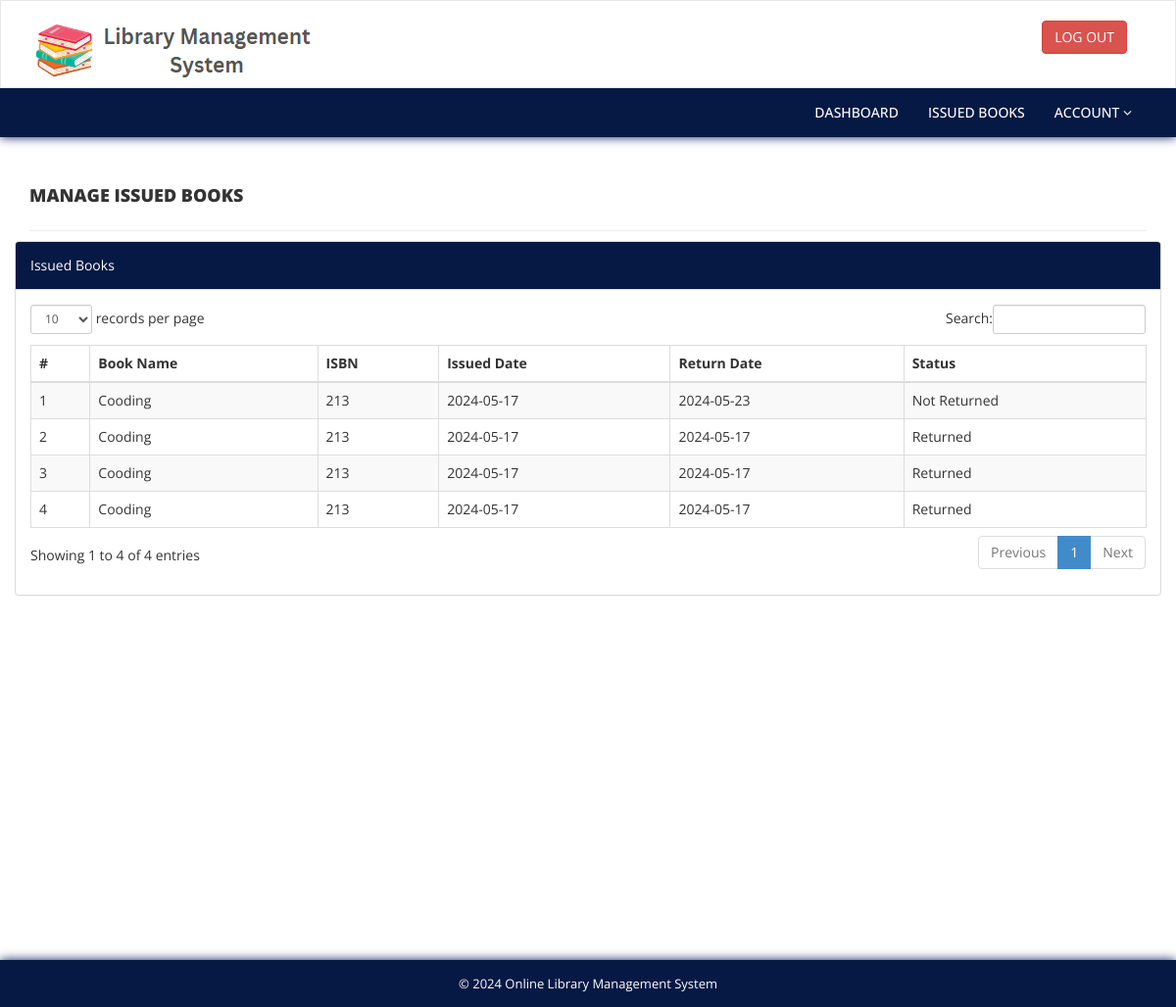
Page /issued-books.php (signed in) on the earlier database version.
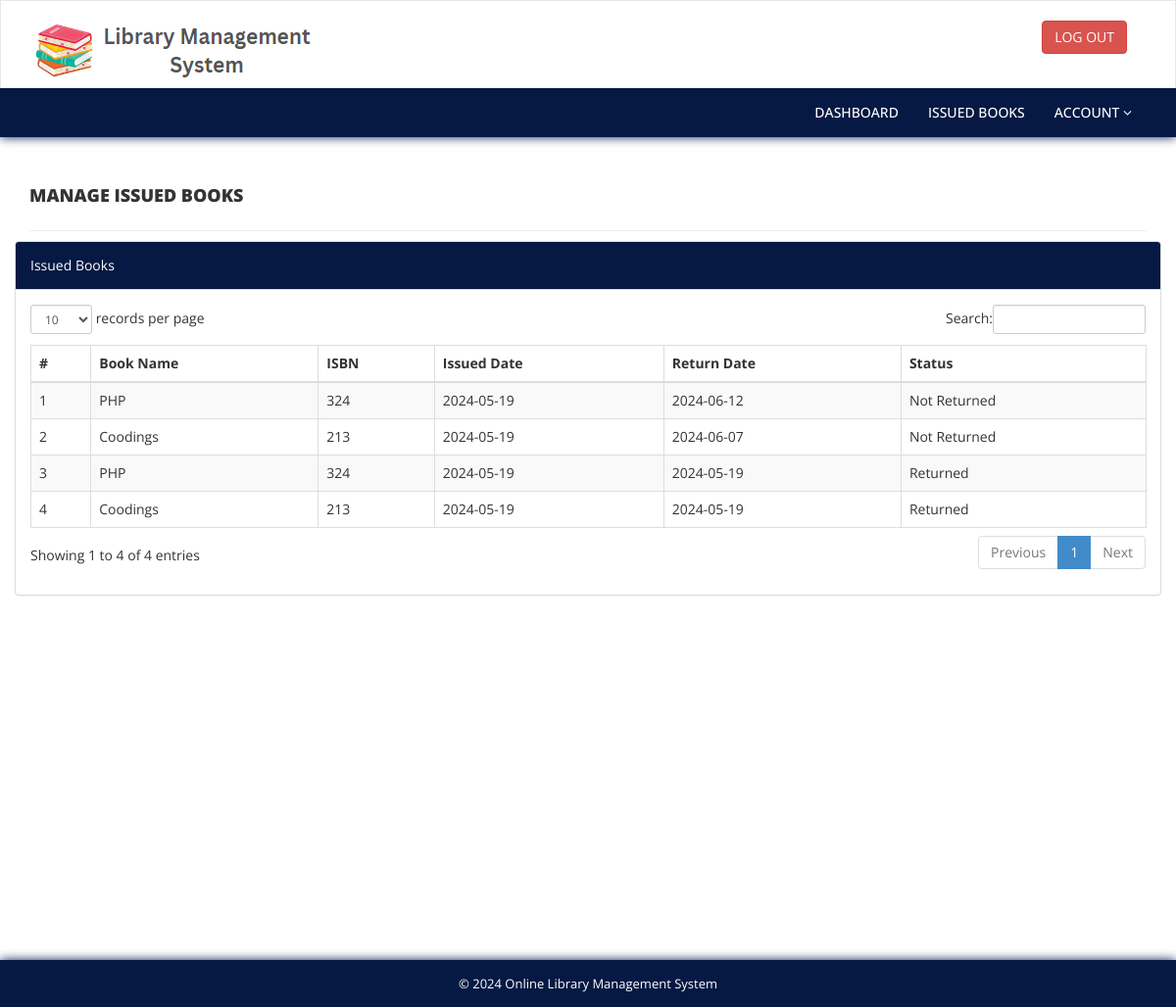
Same page on the later database version.
### tables this page shows
CREATE TABLE `tblissuedbookdetails` (
  `id` int(11) NOT NULL,
  `BookId` int(11) DEFAULT NULL,
  `StudentID` varchar(150) DEFAULT NULL,
  `IssuesDate` timestamp NULL DEFAULT current_timestamp(),
  `ReturnDate` timestamp NULL DEFAULT NULL ON UPDATE current_timestamp(),
  `ReturnStatus` int(1) DEFAULT NULL
);

CREATE TABLE `tblbooks` (
  `id` int(11) NOT NULL,
  `BookName` varchar(255) DEFAULT NULL,
  `CatId` int(11) DEFAULT NULL,
  `AuthorId` int(11) DEFAULT NULL,
  `ISBNNumber` int(11) DEFAULT NULL,
  `RegDate` timestamp NULL DEFAULT current_timestamp(),
  `UpdationDate` timestamp NULL DEFAULT NULL ON UPDATE current_timestamp()
);

### issued-books.php (the view, shortened to what this page needs)
<?php
include('includes/config.php');
if (strlen($_SESSION['login']) == 0) {
    header('location:index.php');
} else {
?>
    <!DOCTYPE html>
    <html xmlns="http://www.w3.org/1999/xhtml">
    <head>
        <link href="assets/css/bootstrap.css" rel="stylesheet" />
        <link href="assets/css/font-awesome.css" rel="stylesheet" />
        <link href="assets/js/dataTables/dataTables.bootstrap.css" rel="stylesheet" />
        <link href="assets/css/style.css" rel="stylesheet" />
    </head>
    <body>
        <?php include('includes/header.php'); ?>
        <div class="content-wrapper">
            <div class="container">
                <div class="row pad-botm">
                    <div class="col-md-12">
                        <h4 class="header-line">Manage Issued Books</h4>
                    </div>
                    <div class="row">
                        <div class="col-md-12">
                            <div class="panel panel-default">
                                <div class="panel-heading">
                                    Issued Books
                                </div>
                                <div class="panel-body">
                                    <div class="table-responsive">
                                        <table class="table table-striped table-bordered table-hover" id="dataTables-example">
                                            <thead>
                                                <tr>
                                                    <th>#</th>
                                                    <th>Book Name</th>
                                                    <th>ISBN </th>
                                                    <th>Issued Date</th>
                                                    <th>Return Date</th>
                                                    <th>Status</th>
                                                </tr>
                                            </thead>
                                            <tbody>
                                                <?php
                                                $sid = $_SESSION['stdid'];
                                                $sql = "SELECT tblbooks.BookName,tblbooks.ISBNNumber,tblissuedbookdetails.IssuesDate,tblissuedbookdetails.ReturnStatus,tblissuedbookdetails.ReturnDate,tblissuedbookdetails.id as rid from  tblissuedbookdetails join tblstudents on tblstudents.StudentId=tblissuedbookdetails.StudentId join tblbooks on tblbooks.id=tblissuedbookdetails.BookId where tblstudents.StudentId=:sid order by tblissuedbookdetails.id desc";
                                                $query = $dbh->prepare($sql);
                                                $query->bindParam(':sid', $sid, PDO::PARAM_STR);
                                                $query->execute();
                                                $results = $query->fetchAll(PDO::FETCH_OBJ);
                                                $cnt = 1;
                                                if ($query->rowCount() > 0) {
                                                    foreach ($results as $result) {               ?>
                                                        <tr class="odd gradeX">
                                                            <td class="center"><?php echo htmlentities($cnt); ?></td>
                                                            <td class="center"><?php echo htmlentities($result->BookName); ?></td>
                                                            <td class="center"><?php echo htmlentities($result->ISBNNumber); ?></td>
                                                            <td class="center"><?php echo date('Y-m-d', strtotime($result->IssuesDate)); ?></td>
                                                            <td class="center"><?php echo date('Y-m-d', strtotime($result->ReturnDate)); ?></td>
                                                            <td class="center"><?php echo htmlentities($result->ReturnStatus == 0 ? "Not Returned" : "Returned"); ?></td>
                                                        </tr>
                                                <?php $cnt = $cnt + 1;
                                                    }
                                                } ?>
                                            </tbody>
                                        </table>
                                    </div>
                                </div>
                            </div>
                        </div>
                    </div>
                </div>
            </div>
        </div>
        <?php include('includes/footer.php'); ?>
    </body>
    </html>
<?php } ?>

### includes/header.php (shortened to what this page needs)
<div class="navbar navbar-inverse set-radius-zero">
    <div class="container">
        <div class="navbar-header">
            <a class="navbar-brand">
                <img src="assets/img/logo.png" />
            </a>
        </div>
        <?php if ($_SESSION['login']) {
        ?>
            <div class="right-div">
                <a href="logout.php" class="btn btn-danger pull-right">LOG OUT</a>
            </div>
        <?php } ?>
    </div>
</div>
<?php if ($_SESSION['login']) {
?>
    <section class="menu-section">
        <div class="container">
            <div class="row ">
                <div class="col-md-12">
                    <div class="navbar-collapse collapse ">
                        <ul id="menu-top" class="nav navbar-nav navbar-right">
                            <li><a href="dashboard.php" class="menu-top-active">DASHBOARD</a></li>
                            <li><a href="issued-books.php">Issued Books</a></li>
                            <li>
                                <a href="#" class="dropdown-toggle" id="ddlmenuItem" data-toggle="dropdown"> Account <i class="fa fa-angle-down"></i></a>
                            </li>
                        </ul>
                    </div>
                </div>
            </div>
        </div>
    </section>
<?php } ?>

### includes/footer.php
<section class="footer-section">
     <div class="container">
         <div class="row">
             <div class="col-md-12">
                &copy; 2024 Online Library Management System
             </div>
         </div>
     </div>
 </section>

### assets/css/style.css (style rules this page uses)
.set-radius-zero { border-radius: 0px; -moz-border-radius: 0px; -webkit-border-radius: 0px; }
.content-wrapper { margin-top: 40px; min-height: 800px; padding-bottom: 90px; }
.header-line { font-weight: 900; padding-bottom: 25px; border-bottom: 1px solid #eeeeee; text-transform: uppercase; }
.pad-botm { padding-bottom: 30px; }
.right-div { float: right; padding: 20px; }
#menu-top a { color: #000; text-decoration: none; font-weight: 500; text-transform: uppercase; color: white; }
.menu-section { background-color: #051944; box-shadow: 0 0 10px rgb(7, 29, 90); width: 100% }
.navbar-inverse { background-color: #FFF; border-color: rgba(155, 153, 153, 0.23); }
.navbar { min-height: 90px; margin-bottom: 0px; }
.panel-heading { background-color: #051944 !important; color: white !important; }
.footer-section { padding: 10px; color: #fff; font-size: 13px; background-color: #051944; box-shadow: 0 0 10px rgb(7, 29, 90); text-align: center; }

Differences in the rows shown:
removed tblissuedbookdetails: BookId.BookName "Cooding", BookId.ISBNNumber "213", IssuesDate "2024-05-17", ReturnDate "2024-05-23", ReturnStatus "Not Returned"
removed tblissuedbookdetails: BookId.BookName "Cooding", BookId.ISBNNumber "213", IssuesDate "2024-05-17", ReturnDate "2024-05-17", ReturnStatus "Returned"
removed tblissuedbookdetails: BookId.BookName "Cooding", BookId.ISBNNumber "213", IssuesDate "2024-05-17", ReturnDate "2024-05-17", ReturnStatus "Returned"
removed tblissuedbookdetails: BookId.BookName "Cooding", BookId.ISBNNumber "213", IssuesDate "2024-05-17", ReturnDate "2024-05-17", ReturnStatus "Returned"
added tblissuedbookdetails: BookId.BookName "PHP", BookId.ISBNNumber "324", IssuesDate "2024-05-19", ReturnDate "2024-06-12", ReturnStatus "Not Returned"
added tblissuedbookdetails: BookId.BookName "Coodings", BookId.ISBNNumber "213", IssuesDate "2024-05-19", ReturnDate "2024-06-07", ReturnStatus "Not Returned"
added tblissuedbookdetails: BookId.BookName "PHP", BookId.ISBNNumber "324", IssuesDate "2024-05-19", ReturnDate "2024-05-19", ReturnStatus "Returned"
added tblissuedbookdetails: BookId.BookName "Coodings", BookId.ISBNNumber "213", IssuesDate "2024-05-19", ReturnDate "2024-05-19", ReturnStatus "Returned"
